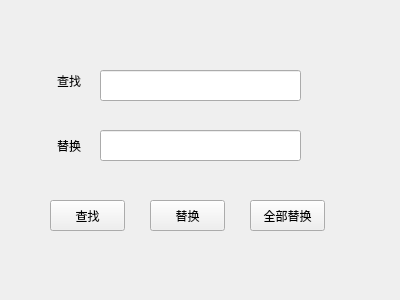
<?xml version="1.0" encoding="UTF-8"?>
<ui version="4.0">
 <class>Find</class>
 <widget class="QWidget" name="Find">
  <property name="geometry">
   <rect>
    <x>0</x>
    <y>0</y>
    <width>400</width>
    <height>300</height>
   </rect>
  </property>
  <property name="windowTitle">
   <string>Form</string>
  </property>
  <widget class="QPushButton" name="pushButton_3">
   <property name="geometry">
    <rect>
     <x>250</x>
     <y>200</y>
     <width>75</width>
     <height>31</height>
    </rect>
   </property>
   <property name="text">
    <string>全部替换</string>
   </property>
  </widget>
  <widget class="QLineEdit" name="lineEdit">
   <property name="geometry">
    <rect>
     <x>100</x>
     <y>70</y>
     <width>201</width>
     <height>31</height>
    </rect>
   </property>
  </widget>
  <widget class="QPushButton" name="pushButton_2">
   <property name="geometry">
    <rect>
     <x>150</x>
     <y>200</y>
     <width>75</width>
     <height>31</height>
    </rect>
   </property>
   <property name="text">
    <string>替换</string>
   </property>
  </widget>
  <widget class="QLabel" name="label_2">
   <property name="geometry">
    <rect>
     <x>10</x>
     <y>130</y>
     <width>71</width>
     <height>31</height>
    </rect>
   </property>
   <property name="text">
    <string>替换</string>
   </property>
   <property name="alignment">
    <set>Qt::AlignRight|Qt::AlignTrailing|Qt::AlignVCenter</set>
   </property>
  </widget>
  <widget class="QLabel" name="label">
   <property name="geometry">
    <rect>
     <x>10</x>
     <y>70</y>
     <width>71</width>
     <height>21</height>
    </rect>
   </property>
   <property name="layoutDirection">
    <enum>Qt::LeftToRight</enum>
   </property>
   <property name="text">
    <string>查找</string>
   </property>
   <property name="alignment">
    <set>Qt::AlignRight|Qt::AlignTrailing|Qt::AlignVCenter</set>
   </property>
  </widget>
  <widget class="QPushButton" name="pushButton">
   <property name="geometry">
    <rect>
     <x>50</x>
     <y>200</y>
     <width>75</width>
     <height>31</height>
    </rect>
   </property>
   <property name="text">
    <string>查找</string>
   </property>
  </widget>
  <widget class="QLineEdit" name="lineEdit_2">
   <property name="geometry">
    <rect>
     <x>100</x>
     <y>130</y>
     <width>201</width>
     <height>31</height>
    </rect>
   </property>
  </widget>
 </widget>
 <resources/>
 <connections/>
</ui>
